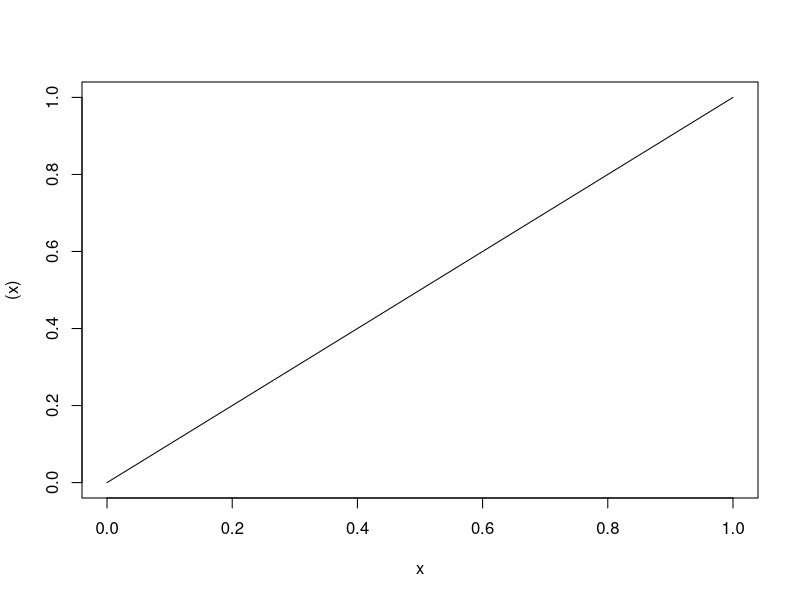
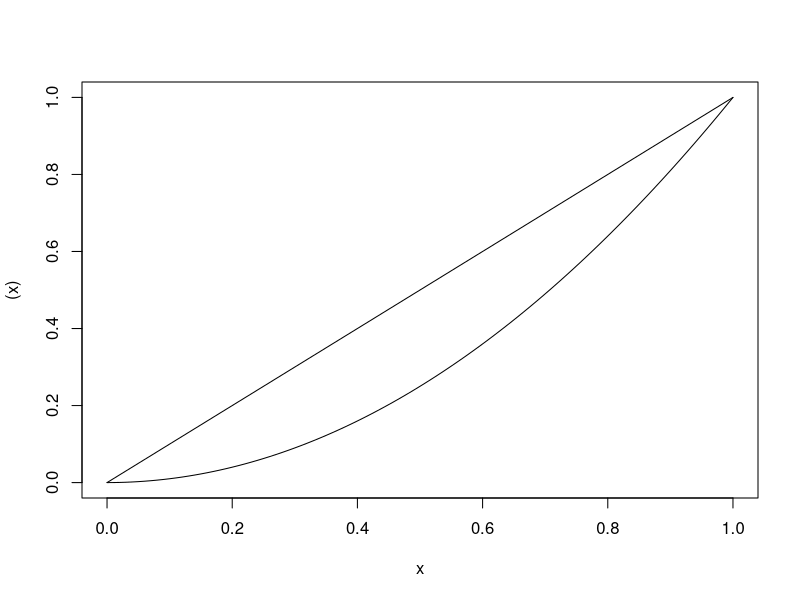
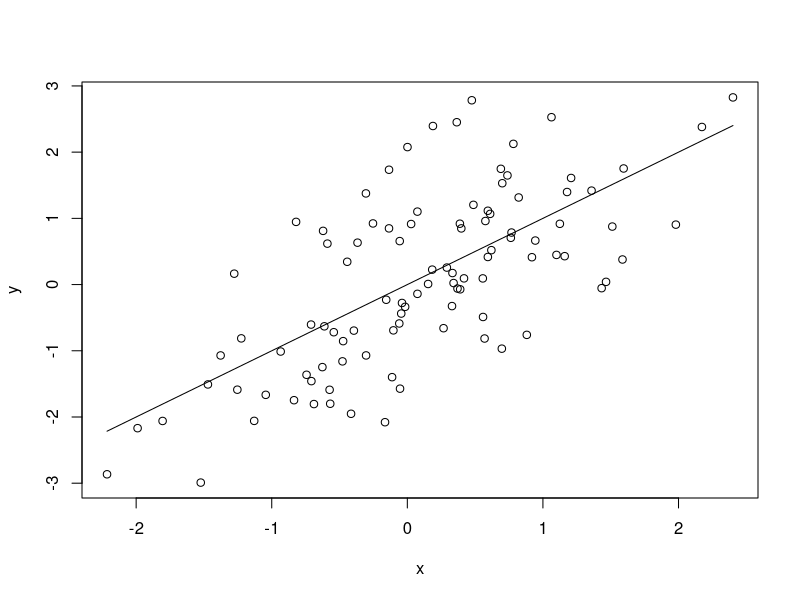
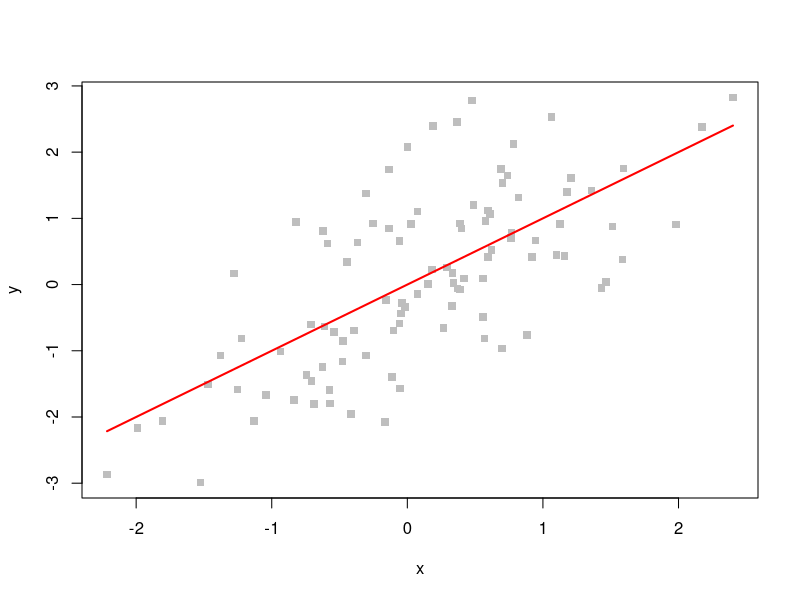
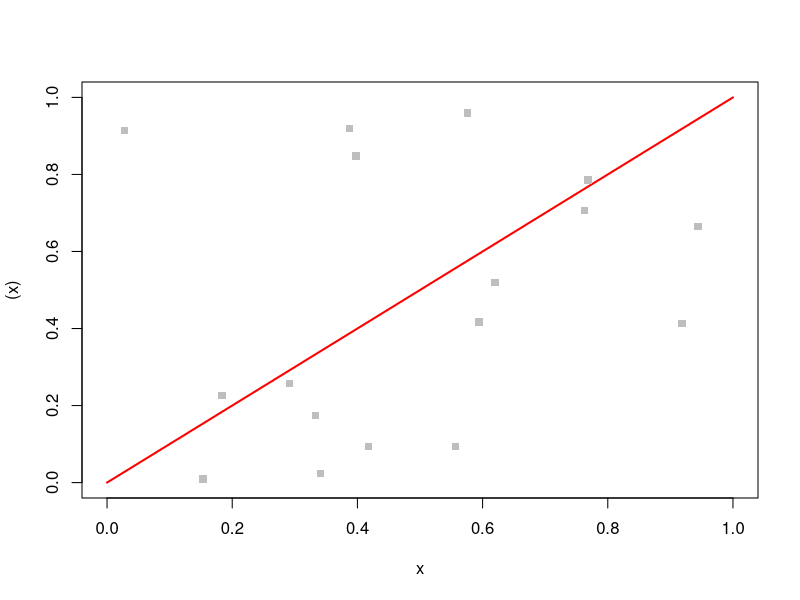
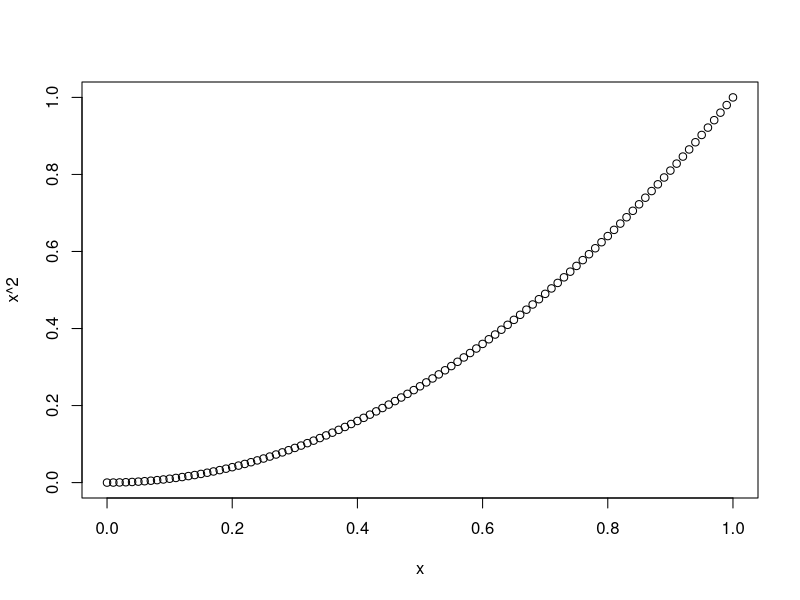
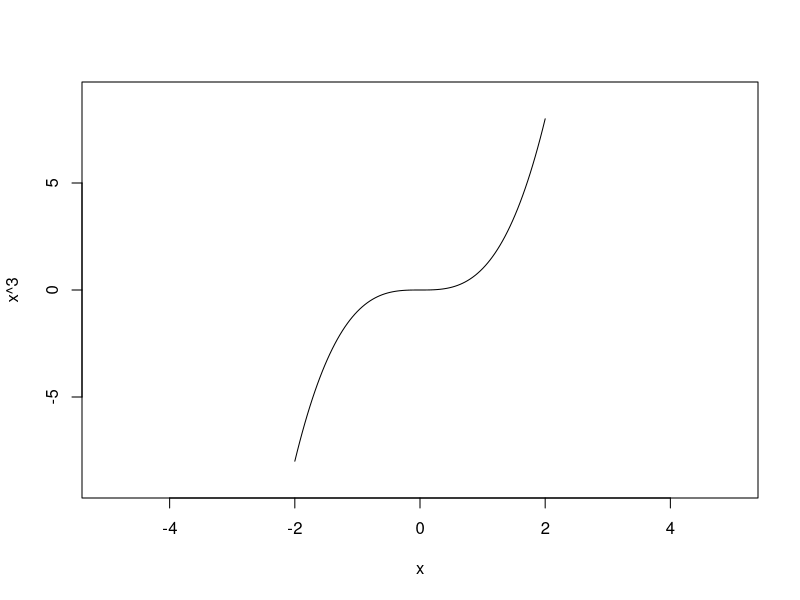
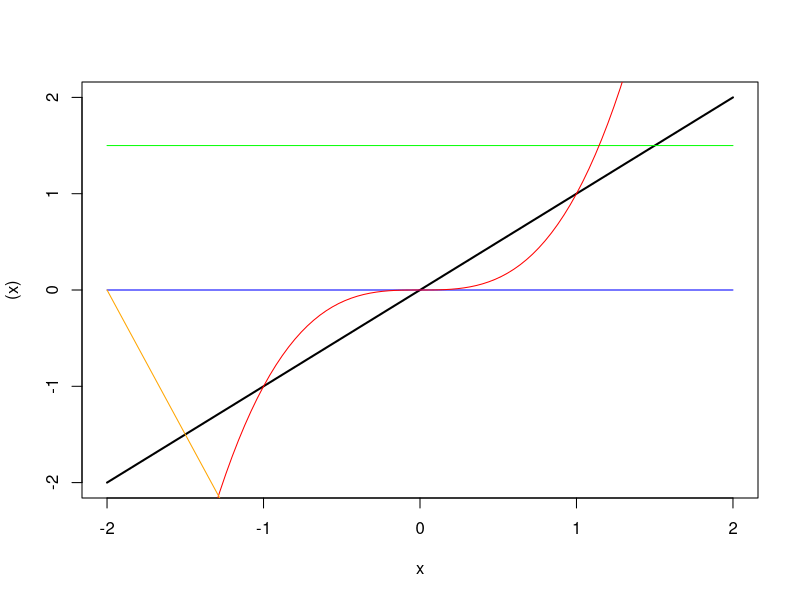

Write the R code that produced these figures, in order.
#' # The curve Function #
#'
#' One of the many handy, and perhaps underappreciated, functions in R is `curve`. It is a neat little function that provides mathematical plotting, e.g., to plot functions. This tutorial shows some basic functionality.
#' 
#' The `curve` function takes, as its first argument, an R expression. That expression should be a mathematical function in terms of `x`. For example, if we wanted to plot the line `y=x`, we would simply type:
curve((x))
#' Note: We have to type `(x)` rather than just `x`.
#'
#' We can also specify an `add` parameter to indicate whether to draw the curve on a new plotting device or add to a previous plot. For example, if we wanted to overlay the function `y=x^2` on top of `y=x` we could type:
curve((x))
curve(x^2, add=TRUE)
#' We aren't restricted to using `curve` by itself either. We could plot some data and then use `curve` to draw a `y=x` line on top of it:
set.seed(1)
x <- rnorm(100)
y <- x + rnorm(100)
plot(y ~ x)
curve((x), add=TRUE)
#'
#' And, like all other plotting functions, `curve` accepts graphical parameters. So we could redraw our previous graph with gray points and a thick red `curve`:
plot(y ~ x, col='gray', pch=15)
curve((x), add=TRUE, col='red', lwd=2)
#' We could also call these in the opposite order (replacing `plot` with `points`):
curve((x), col='red', lwd=2)
points(y ~ x, col='gray', pch=15)
#' Note: The plots are different because calling `curve` without `xlim` and `ylim` plots means that R doesn't know that we're going to add data outside the plotting region when we call `points`.
#'
#' We can also use `curve` (as we would `line` or `points`) to draw points rather than a line:
curve(x^2, type='p')
#'
#' We can also specify `to` and `from` arguments to determine over what range the curve will be drawn. These are independent of `xlim` and `ylim`. So we could draw a curve over a small range on a much larger plotting region:
curve(x^3, from=-2, to=2, xlim=c(-5,5), ylim=c(-9,9))
#'
#' Because `curve` accepts any R expression as its first argument (as long as that expression resolves to a mathematical function of `x`), we can overlay all kinds of different `curve`s:
curve((x), from=-2, to=2, lwd=2)
curve(0*x, add=TRUE, col='blue')
curve(0*x+1.5, add=TRUE, col='green')
curve(x^3, add=TRUE, col='red')
curve(-3*(x+2), add=TRUE, col='orange')
#' 
#' These are some relatively basic examples, but they highlight the utility of `curve` when we simply want to plot a function, it is much easier than generating data vectors that correspond to a function simply for the purposes of plotting.
#'
